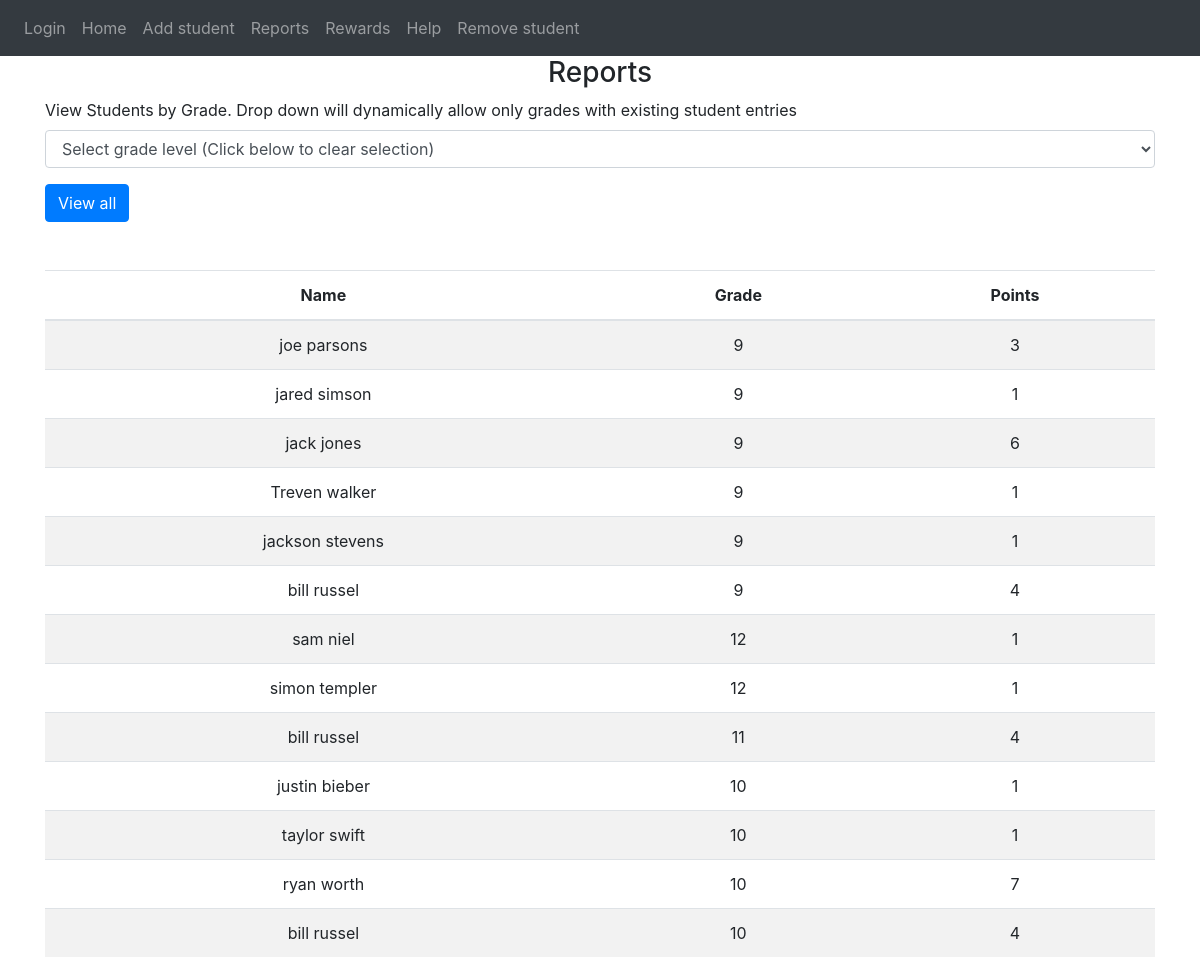
Page /reports on the committed database.
### website/models.py (models this page shows)
class User(db.Model, UserMixin):
    id = db.Column(db.Integer, primary_key=True )
    student_name = db.Column(db.String(150))
    event_name = db.Column(db.String(150))
    grade_level = db.Column(db.String(150))

### website/auth.py (the view)
@auth.route('/reports', methods=['GET','POST'])
def reports():
    if request.method == 'POST':
        grade_level = request.form.get('grades_field')
        if grade_level is None or grade_level == "":
            flash('No grade selected', category='success')
        else:
            flash('Grade level selected is ' + grade_level, category='success')
    else:
        grade_level = None
    uniqueStudentList = User.query.with_entities(User.student_name, User.grade_level).distinct()
    studentPointsList=[]
    grade_set = {}
    for eachUStd in uniqueStudentList:
        if eachUStd.grade_level not in grade_set.keys():
            grade_set[eachUStd.grade_level] = eachUStd.grade_level
        if grade_level is None or not grade_level or eachUStd.grade_level == grade_level:
            pointsPerStudent = User.query.filter_by(student_name=eachUStd.student_name).count()
            eachStudentPoint = []
            eachStudentPoint.append(eachUStd.student_name)
            eachStudentPoint.append(eachUStd.grade_level)
            eachStudentPoint.append(pointsPerStudent)
            studentPointsList.append(eachStudentPoint)
    studentPointsList.sort(key=lambda eachStudentPoint: eachStudentPoint[1], reverse=True)
    return render_template("reports.html", studentView=studentPointsList, gradesInput=grade_set)

### website/templates/reports.html (shortened to what this page needs)
{% extends "base.html" %} {% block title %}Changed{% endblock %}
{% block content %}
<form method="post">
  <h3 align="center">Reports</h3>
  <div class="form-group">
    <label align="center">View Students by Grade. Drop down will dynamically allow only grades with existing student entries</label>
    <select name="grades_field" class="form-control" method="GET" action="/" onchange="this.form.submit()">
      <option value="{{gradesInput[0]}}" selected> Select grade level (Click below to clear selection) </option>
    </select>
</div>
<button type="submit" class="btn btn-primary">View all</button>
</form>
<br />
<br />
 <table id="data" class="table table-striped">
  <thead>
    <tr align="center">
      <th>Name</th>
      <th>Grade</th>
      <th>Points</th>
    </tr>
  </thead>
  <tbody>
    {% for student in studentView %}
      <tr align="center">
        <td>{{ student[0]}}</td>
        <td>{{ student[1]}}</td>
        <td>{{ student[2]}}</td>
      </tr>
    {% endfor %}
  </tbody>
</table>
{% endblock %}

### website/templates/base.html (shortened to what this page needs)
<!DOCTYPE html>
<html>
  <head>
    <link
      rel="stylesheet"
      href="https://stackpath.bootstrapcdn.com/bootstrap/4.4.1/css/bootstrap.min.css"
    />
    <link
      rel="stylesheet"
      href="https://stackpath.bootstrapcdn.com/font-awesome/4.7.0/css/font-awesome.min.css"
    />
  </head>
  <body>
    <nav class="navbar navbar-expand-lg navbar-dark bg-dark">
      <div class="collapse navbar-collapse" id="navbar">
        <div class="navbar-nav">
            <a class="nav-item nav-link" id="login" href="/login">Login</a>
            <a class="nav-item nav-link" id="home" href="/">Home</a>
            <a class="nav-item nav-link" id="addstudent" href="/addstudent">Add student</a>
            <a class="nav-item nav-link" id="reports" href="/reports">Reports</a>
            <a class="nav-item nav-link" id="rewards" href="/rewards">Rewards</a>
            <a class="nav-item nav-link" id="help" href="/help">Help</a>
            <a class="nav-item nav-link" id="remove" href="/remove">Remove student</a>
        </div>
      </div>
    </nav>
    <div class="container">
        {% block content %}
        {% endblock %}
    </div>
  </body>
</html>

### rows in the picture
User: student_name "joe parsons", grade_level "9", id "3"
User: student_name "jared simson", grade_level "9", student "1"
User: student_name "Treven walker", grade_level "9", student "1"
User: student_name "jackson stevens", grade_level "9", student "1"
User: student_name "sam niel", grade_level "12", student "1"
User: student_name "simon templer", grade_level "12", student "1"
User: student_name "justin bieber", grade_level "10", student "1"
User: student_name "taylor swift", grade_level "10", student "1"

### other values in the picture
{{ student[0] }} "jack jones" "bill russel" "bill russel" "ryan worth" "bill russel"
{{ student[1] }} "9" "9" "11" "10" "10"
{{ student[2] }} "6" "4" "4" "7" "4"
